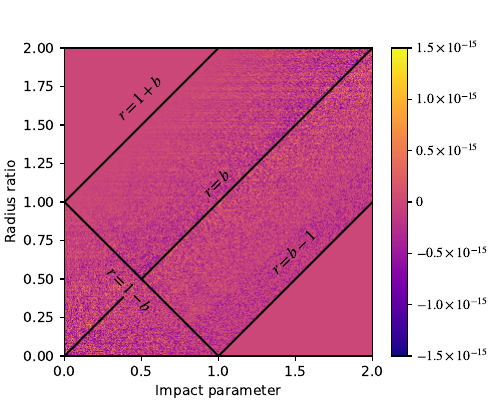

Generate this figure with Julia:
# Uses new formulation from limbdark paper.

#include("s2_stable.jl")
include("../../../src/s2.jl")
include("../../../src/define_constants.jl")

# Run some tests:

using PyPlot
nb = 1001; nr = 1001
b=range(0.0,stop=2,length=nr)
r=range(0.0,stop=2,length=nr)
fgrid = zeros(Float64,nr,nb)
fgrid_old = zeros(Float64,nr,nb)
fgrid_big = zeros(Float64,nr,nb)
for ib=1:nb
#  if mod(ib,10) == 0
#    println("Finished: ",ib/nr*100,"%")
#  end
  for ir=1:nr
    fgrid[ir,ib]=s2(r[ir],b[ib])
    fgrid_big[ir,ib]=convert(Float64,s2(big(r[ir]),big(b[ib])))
  end
end

clf()
figure(figsize=(5, 4))
img=imshow(1e15 * (fgrid-fgrid_big),interpolation="nearest",origin="lower",
           extent=[0,2,0,2],cmap="plasma",vmin=-1.5, vmax=1.5)
plot([0,1],[1,2],"k-")
plot([1,2],[0,1],"k-")
plot([0,0.38],[0,0.38],"k-")
plot([0.5,2],[0.5,2],"k-")
plot([0,1],[1,0],"k-")
annotate(L"$r = 1 + b$", xy=(0.5, 1.5), xytext=(0, 0), xycoords="data",
         textcoords="offset points", ha="center", va="bottom",
         fontsize=12, color="k", rotation=45)

annotate(L"$r = b$", xy=(1, 1), xytext=(0, 0), xycoords="data",
         textcoords="offset points", ha="center", va="bottom",
         fontsize=12, color="k", rotation=45)

annotate(L"$r = b - 1$", xy=(1.5, 0.5), xytext=(0, 0), xycoords="data",
         textcoords="offset points", ha="center", va="bottom",
         fontsize=12, color="k", rotation=45)

annotate(L"$r = 1 - b$", xy=(0.5, 0.5), xytext=(-9, -9), xycoords="data",
         textcoords="offset points", ha="center", va="center",
         fontsize=12, color="k", rotation=-45)

xlabel("Impact parameter")
ylabel("Radius ratio")
ticks = [-1.5, -1, -0.5, 0, 0.5, 1, 1.5]
cbar = colorbar(img, ticks=ticks)
cbar[:ax][:set_yticklabels]([L"$-1.5\times 10^{-15}$",
                             L"$-1.0\times 10^{-15}$",
                             L"$-0.5\times 10^{-15}$",
                             L"$0$",
                             L"$0.5\times 10^{-15}$",
                             L"$1.0\times 10^{-15}$",
                             L"$1.5\times 10^{-15}$"])

savefig("s2_residuals.pdf")
